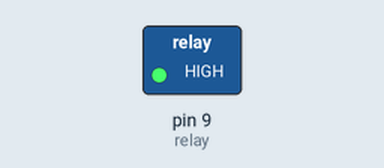
A sketch run on a simulated Arduino Uno, built with avr-gcc and run on an emulated ATmega328P. On the bench: switched loads named in the sketch (green lamp = pin HIGH). Dashed ring = blinking.

Above: at 0.5 s.
Timing chart, 0 to 4.6 s (numbered marks = the images above):
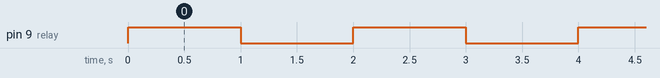

Measured:
- by itself, pin 9 (relay): alternates HIGH for 1.0 s and LOW for 1.0 s

The sketch:

Relay.ino
```cpp
const int relay = 9;

void setup() {
  // put your setup code here, to run once:
  pinMode(relay, OUTPUT);

  digitalWrite(relay, LOW);
}

void loop() {
  // put your main code here, to run repeatedly:
  digitalWrite(relay, HIGH);
  delay(1000);

  digitalWrite(relay, LOW);
  delay(1000);
}
```
